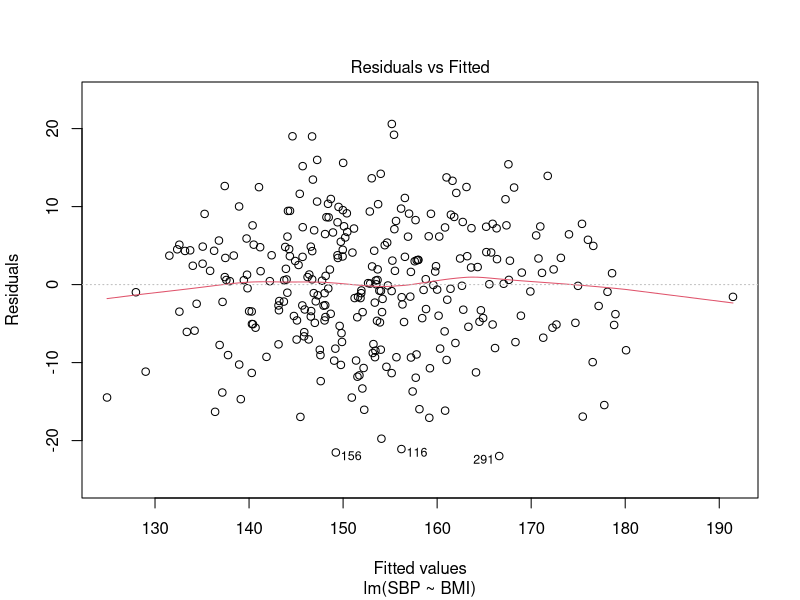
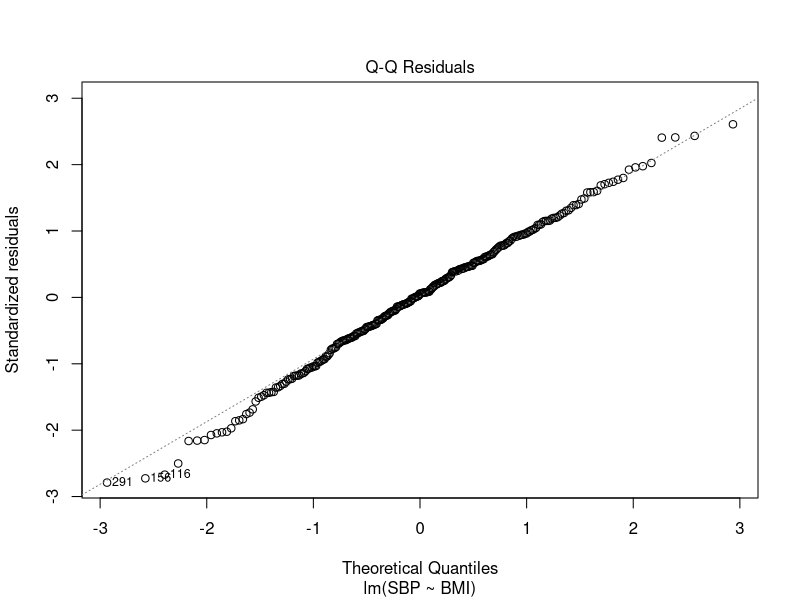
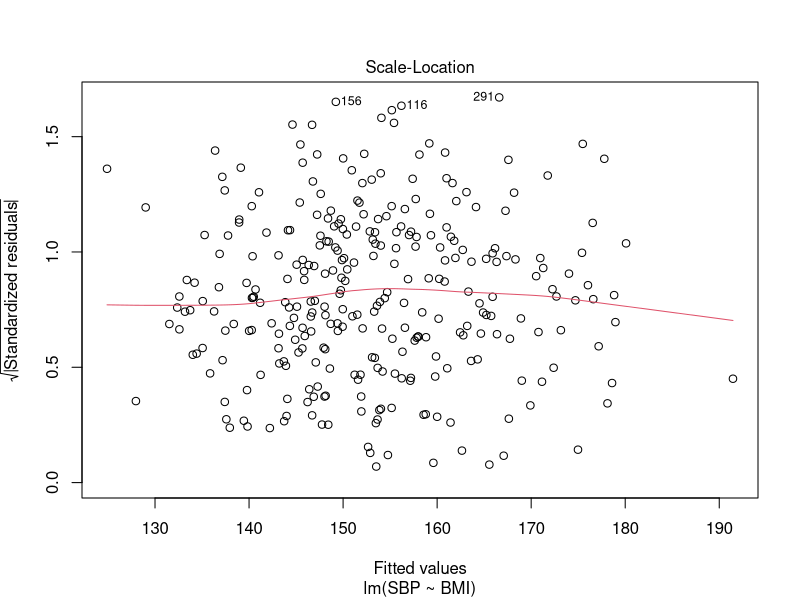
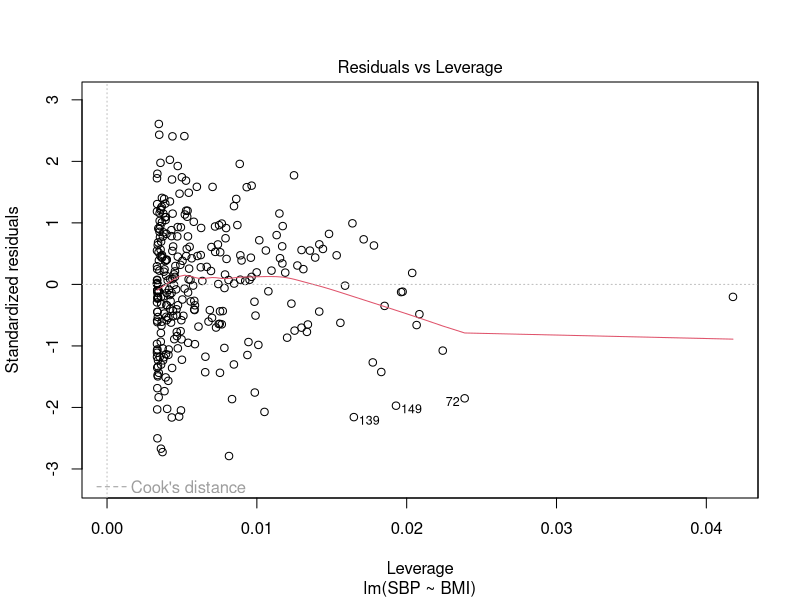

Here is the R script that generated these plots, in order:
# Christopher A. Lee
# ENBC 332
# Homework 8 Problem 2
# 11/11/2025

# Data
set.seed(123)
BMI <- rnorm(300, mean = 25, sd = 5)
SBP <- 90 + 2.5 * BMI + rnorm(300, mean = 0, sd = 8)

# Part A
df <- data.frame(BMI, SBP)
lin_reg <- lm(SBP ~ BMI, data=df)
summary(lin_reg)

# Part B
plot(lin_reg)
